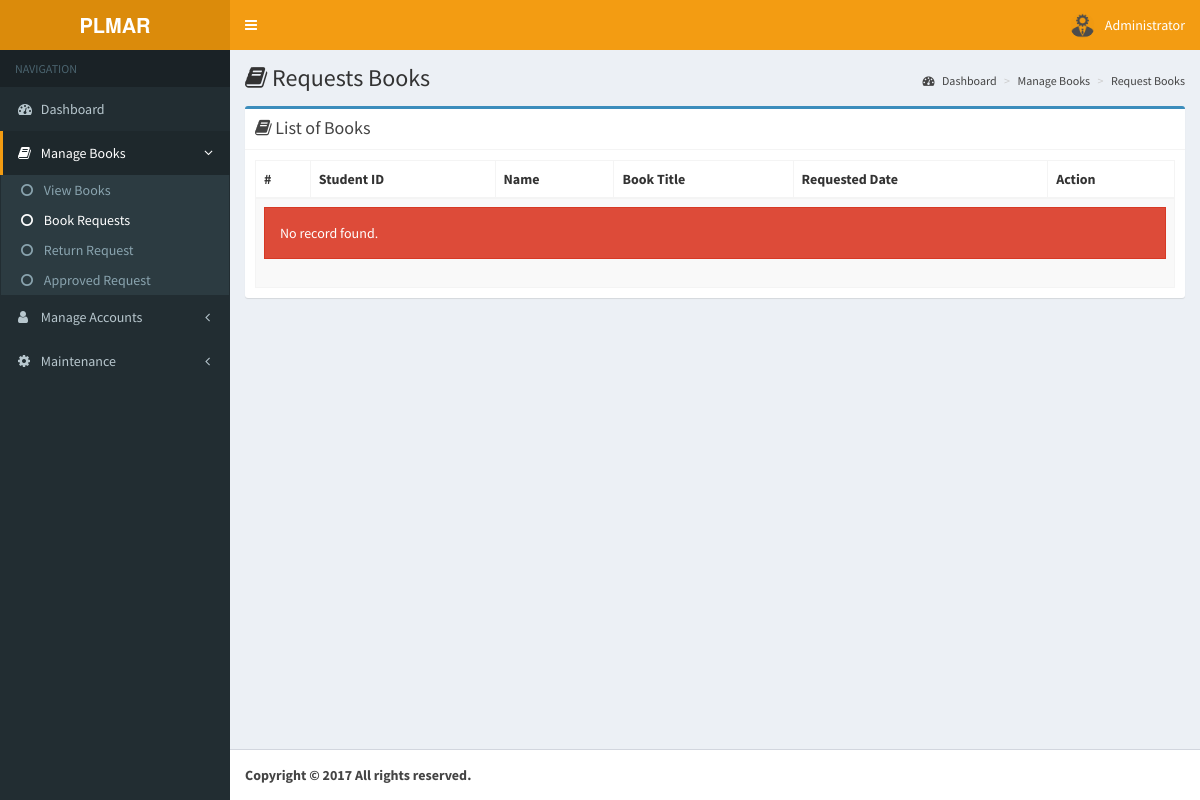
The page /pages/admin/book-requests.php (signed in) on the database its author committed.
### tables this page shows
CREATE TABLE `pl_account_tbl` (
  `id` int(11) NOT NULL,
  `image` varchar(255) NOT NULL,
  `student_id` varchar(255) NOT NULL,
  `name` varchar(255) NOT NULL,
  `email` varchar(255) NOT NULL,
  `gender` varchar(255) NOT NULL,
  `branch` varchar(255) NOT NULL,
  `year` varchar(255) NOT NULL,
  `section` varchar(255) NOT NULL,
  `username` varchar(255) NOT NULL,
  `password` varchar(255) NOT NULL,
  `role` varchar(255) NOT NULL,
  `date` timestamp NOT NULL DEFAULT CURRENT_TIMESTAMP ON UPDATE CURRENT_TIMESTAMP
);

### pages/admin/book-requests.php (the view, shortened to what this page needs)
<?php
include '../../functions/functions.php';
$query = $db->query("SELECT * FROM pl_account_tbl WHERE id = ".$_SESSION['admin']);
$row = $query->fetch_object();
$name = $row->name;
$image = $row->image;
?>
<!DOCTYPE html>
<html>
<head>
  <link rel="stylesheet" href="../../bootstrap/css/bootstrap.min.css">
  <link rel="stylesheet" href="https://cdnjs.cloudflare.com/ajax/libs/font-awesome/4.5.0/css/font-awesome.min.css">
  <link rel="stylesheet" href="https://cdnjs.cloudflare.com/ajax/libs/ionicons/2.0.1/css/ionicons.min.css">
  <link rel="stylesheet" href="../../dist/css/AdminLTE.min.css">
  <link rel="stylesheet" href="../../plugins/select2/select2.min.css">
  <link rel="stylesheet" href="../../dist/css/skins/skin-yellow.min.css">
  <link rel="stylesheet" type="text/css" href="../../dist/sweetalert/dist/sweetalert.css">
  <link rel="stylesheet" type="text/css" href="../../dist/sweetalert/themes/twitter/twitter.css">
  <link href="../../plugins/datatables.net-bs/css/dataTables.bootstrap.min.css" rel="stylesheet">
  <link href="../../plugins/datatables.net-buttons-bs/css/buttons.bootstrap.min.css" rel="stylesheet">
  <link href="../../plugins/datatables.net-fixedheader-bs/css/fixedHeader.bootstrap.min.css" rel="stylesheet">
  <link href="../../plugins/datatables.net-responsive-bs/css/responsive.bootstrap.min.css" rel="stylesheet">
  <link href="../../plugins/datatables.net-scroller-bs/css/scroller.bootstrap.min.css" rel="stylesheet">
</head>
<body class="hold-transition skin-yellow sidebar-mini">
<div class="wrapper">
  <header class="main-header">
    <a class="logo">
      <span class="logo-lg"><b>PLMAR</b></span>
    </a>
    <nav class="navbar navbar-static-top" role="navigation">
      <a href="#" class="sidebar-toggle" data-toggle="offcanvas" role="button">
      </a>
      <div class="navbar-custom-menu">
        <ul class="nav navbar-nav">
          <li class="dropdown user user-menu">
            <a href="#" class="dropdown-toggle" data-toggle="dropdown">
              <img src="../../<?php echo $image?>" class="user-image" alt="User Image">
              <span class="hidden-xs"><?php echo$name?></span>
            </a>
          </li>
        </ul>
      </div>
    </nav>
  </header>
  <aside class="main-sidebar">
    <section class="sidebar">
      <ul class="sidebar-menu">
        <li class="header">NAVIGATION</li>
        <li ><a href="dashboard.php"><i class="fa fa-dashboard"></i> <span>Dashboard</span></a></li>
        <li class="treeview active">
          <a href="#">
            <i class="fa fa-book"></i> <span> Manage Books</span>
            <span class="pull-right-container">
              <i class="fa fa-angle-left pull-right"></i>
            </span>
          </a>
          <ul class="treeview-menu">
            <li><a href="view-books.php"><i class="fa fa-circle-o"></i> View Books</a></li>
            <li class="active"><a href="book-requests.php"><i class="fa fa-circle-o"></i> Book Requests</a></li>
            <li><a href="return-request.php"><i class="fa fa-circle-o"></i> Return Request</a></li>
            <li><a href="approved-request.php"><i class="fa fa-circle-o"></i> Approved Request</a></li>
          </ul>
        </li>
        <li class="treeview">
          <a href="#">
            <i class="fa fa-user"></i> <span> Manage Accounts</span>
            <span class="pull-right-container">
              <i class="fa fa-angle-left pull-right"></i>
            </span>
          </a>
        </li>
        <li class="treeview">
          <a href="#">
            <i class="fa fa-gear"></i> <span> Maintenance</span>
            <span class="pull-right-container">
              <i class="fa fa-angle-left pull-right"></i>
            </span>
          </a>
        </li>
      </ul>
    </section>
  </aside>
  <div class="content-wrapper">
    <section class="content-header">
      <h1><i class="fa fa-book"></i> Requests Books</h1>
      <ol class="breadcrumb">
        <li><a href="#"><i class="fa fa-dashboard"></i> Dashboard</a></li>
        <li><a href="#">Manage Books</a></li>
        <li class="active"><a href="#">Request Books</a></li>
      </ol>
    </section>
    <section class="content">
    <div class="row">
        <div class="col-md-12 col-xs-12">
          <div class="box box-primary">
            <div class="box-header with-border">
              <h3 class="box-title"><i class="fa fa-book"></i> List of Books</h3>
            </div>
              <div class="box-body">
                <table id="datatable-responsive" class="table table-striped table-bordered dt-responsive nowrap" cellspacing="0" width="100%">
                      <thead>
                        <tr>
                          <th>#</th>
                          <th>Student ID</th>
                          <th>Name</th>
                          <th>Book Title</th>
                          <th>Requested Date</th>
                          <th>Action</th>
                        </tr>
                      </thead>
                      <tbody>
                         <?php
                            global $db;
                            $sql = "SELECT * FROM pl_request_tbl WHERE status = 'Pending'";
                            $query = $db->query($sql);
                            $check = $query->num_rows;
                            if($check < 1) {
                              echo '<td colspan=6><div class="alert alert-danger flat">No record found.</div></td>';
                          }
                         ?>
                      </tbody>
                    </table>
              </div>
          </div>
          </div>
    </div>
    </section>
  </div>
  <footer class="main-footer">
    <strong>Copyright &copy; <?php echo date('Y')?> All rights reserved.
  </footer>
</div>
</body>
</html>

### rows shown on the page
pl_account_tbl: image (picture), name "Administrator"
